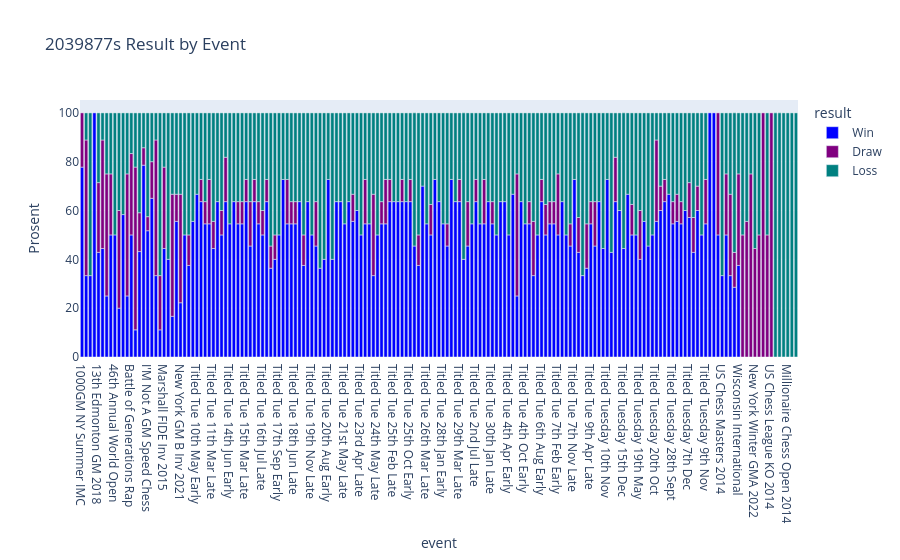

Notebook source saved alongside this figure:
### Code cell
fig = px.bar(
    result,
    x = 'event',
    y = 'Prosent',
    color = 'result',
    barmode = 'relative',
    color_discrete_sequence = ['blue', 'purple', 'teal'], #px.colors.qualitative.T10,
    title = f'{id}s Result by Event',
)
fig.show()

### Figure 1 — Plotly figure (JSON) as saved in the notebook; plotly's stock layout.template omitted (floating-point values rounded to 4 significant figures; data arrays with more than 128 entries replaced by an {"elided": "..."} marker saying what was removed)
{"data": [{"alignmentgroup": "True", "hovertemplate": "result=Win<br>event=%{x}<br>Prosent=%{y}<extra></extra>", "legendgroup": "Win", "marker": {"color": "blue", "pattern": {"shape": ""}}, "name": "Win", "offsetgroup": "Win", "orientation": "v", "showlegend": true, "textposition": "auto", "type": "bar", "x": {"elided": "161 str values"}, "xaxis": "x", "y": {"elided": "161 float values"}, "yaxis": "y"}, {"alignmentgroup": "True", "hovertemplate": "result=Draw<br>event=%{x}<br>Prosent=%{y}<extra></extra>", "legendgroup": "Draw", "marker": {"color": "purple", "pattern": {"shape": ""}}, "name": "Draw", "offsetgroup": "Draw", "orientation": "v", "showlegend": true, "textposition": "auto", "type": "bar", "x": ["1000GM NY Summer IMC", "11th New York Int 2018", "13th Edmonton GM 2018", "22nd Spilimbergo Open", "25th Chicago Open 2016", "27th Chicago Open 2018", "30th Czech Open A 2019", "84th Southwest Open 2018", "Battle of Generations Cl", "Battle of Generations Rap", "Blitz Fuel Inv IMC 2025", "CCCSA Labor Day GMB 2021", "I'M Not A GM Final KO", "I'M Not A GM GpB 2023", "I'M Not A GM Speed Chess", "IM Not A GM Speed Chess", "Madrid Chess Festival A", "Marshall CC Labor Day GM", "Marshall FIDE Inv 2015", "National Open 2019", "National Open 2021", "New York Fall GMA 2024", "New York GM B Inv 2021", "New York Winter GMA 2022", "PRO League Atlantic 2017", "SPICE Cup Open 2021", "Titled Tue 10th Sep Early", "Titled Tue 10th Sep Late", "Titled Tue 11th Apr Late", "Titled Tue 11th Mar Late", "Titled Tue 12th Nov Late", "Titled Tue 14th Jan Early", "Titled Tue 14th Jan Late", "Titled Tue 14th May Late", "Titled Tue 14th Nov Early", "Titled Tue 15th Mar Late", "Titled Tue 16th Apr Early", "Titled Tue 16th Apr Late", "Titled Tue 16th Jul Early", "Titled Tue 16th Jul Late", "Titled Tue 17th Jan Early", "Titled Tue 17th May Late", "Titled Tue 17th Oct Early", "Titled Tue 18th Feb Early", "Titled Tue 18th Jun Early", "Titled Tue 18th Jun Late", "Titled Tue 19th Jul Late", "Titled Tue 19th Mar Early", "Titled Tue 19th Sep Early", "Titled Tue 22nd Oct Early", "Titled Tue 23rd Jan Early", "Titled Tue 24th Jan Late", "Titled Tue 24th Sep Early", "Titled Tue 24th Sep Late", "Titled Tue 25th Feb Early", "Titled Tue 25th Jun Late", "Titled Tue 25th Oct Early", "Titled Tue 26th Apr Late", "Titled Tue 26th Nov Late", "Titled Tue 28th Mar Early", "Titled Tue 29th Mar Late", "Titled Tue 2nd Jan Early", "Titled Tue 2nd Jul Late", "Titled Tue 30th Apr Late", "Titled Tue 30th Jan Late", "Titled Tue 4th Feb Late", "Titled Tue 4th Oct Late", "Titled Tue 5th Nov Early", "Titled Tue 6th Aug Early", "Titled Tue 6th Aug Late", "Titled Tue 6th Feb Early", "Titled Tue 6th Feb Late", "Titled Tue 7th Feb Early", "Titled Tue 7th Mar Early", "Titled Tue 8th Apr Early", "Titled Tue 9th Apr Early", "Titled Tue 9th Apr Late", "Titled Tue 9th Jan Early", "Titled Tuesday 12th Oct", "Titled Tuesday 17th Nov", "Titled Tuesday 19th May", "Titled Tuesday 20th Oct", "Titled Tuesday 22nd Sept", "Titled Tuesday 26th Oct", "Titled Tuesday 28th Sept", "Titled Tuesday 2nd June", "Titled Tuesday 2nd Nov", "Titled Tuesday 7th Dec", "Titled Tuesday 7th July", "Titled Tuesday 8th Sept", "Titled Tuesday 9th Nov", "US Chess League KO 2014", "US Chess League KO 2015", "US Chess Masters 2018", "UT Dallas Fall Open 2016", "Washington International 2012", "Wisconsin International"], "xaxis": "x", "y": [22.22, 55.56, 28.57, 44.44, 50, 50, 25, 40, 50, 33.33, 55.56, 66.67, 15.91, 7.143, 5.747, 15, 55.56, 22.22, 33.33, 50, 11.11, 75, 44.44, 44.44, 50, 12.5, 9.091, 9.091, 18.18, 11.11, 100, 10, 18.18, 9.091, 9.091, 9.091, 18.18, 9.091, 9.091, 10, 9.091, 9.091, 10, 18.18, 9.091, 9.091, 50, 12.5, 18.18, 11.11, 18.18, 33.33, 9.091, 18.18, 9.091, 9.091, 9.091, 12.5, 12.5, 9.091, 9.091, 18.18, 9.091, 18.18, 9.091, 50, 9.091, 22.22, 9.091, 12.5, 9.091, 9.091, 25, 9.091, 14.29, 18.18, 9.091, 18.18, 18.18, 12.5, 20, 33.33, 10, 9.091, 9.091, 11.11, 9.091, 14.29, 14.29, 10, 18.18, 100, 50, 25, 33.33, 14.29, 37.5], "yaxis": "y"}, {"alignmentgroup": "True", "hovertemplate": "result=Loss<br>event=%{x}<br>Prosent=%{y}<extra></extra>", "legendgroup": "Loss", "marker": {"color": "teal", "pattern": {"shape": ""}}, "name": "Loss", "offsetgroup": "Loss", "orientation": "v", "showlegend": true, "textposition": "auto", "type": "bar", "x": {"elided": "168 str values"}, "xaxis": "x", "y": {"elided": "168 float values"}, "yaxis": "y"}], "layout": {"autosize": true, "barmode": "relative", "legend": {"title": {"text": "result"}, "tracegroupgap": 0}, "title": {"text": "2039877s Result by Event"}, "xaxis": {"anchor": "y", "autorange": true, "domain": [0, 1], "range": [-0.5, 174.5], "title": {"text": "event"}, "type": "category"}, "yaxis": {"anchor": "x", "autorange": true, "domain": [0, 1], "range": [0, 105.3], "title": {"text": "Prosent"}, "type": "linear"}}}
